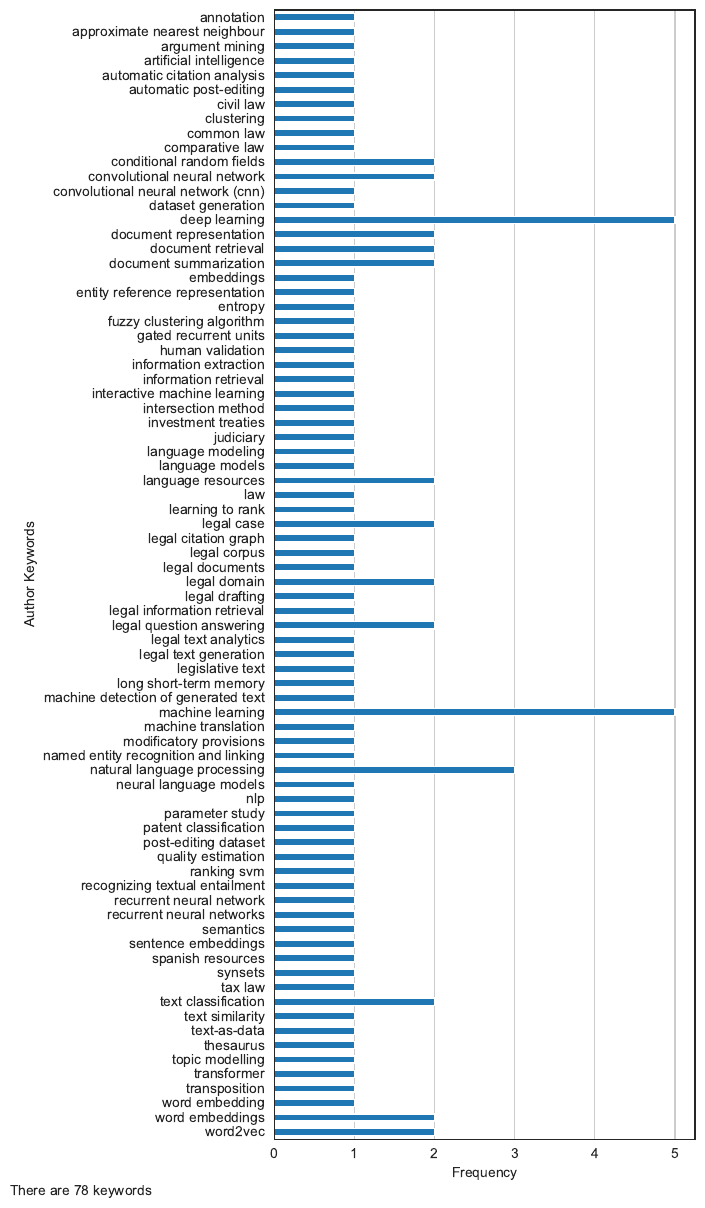

This figure's Python source:
import pandas as pd
import matplotlib.pyplot as plt
from matplotlib import rcParams
import seaborn as sns
rcParams.update({'figure.autolayout': True})
sns.set_style('white')

df = pd.read_csv('seed_set.csv')

### Author keywords' analysis

# keywords' histogram
k_hist = {}
for index, row in df[df['keywords'].notna()].iterrows():
  l = row['keywords'].lower().split(',')
  for k in l:
    k = k.strip()
    k_hist[k] = k_hist.get(k, 0) + 1

df2 = pd.DataFrame({'keyword': k_hist.keys(), 'frequency': k_hist.values()}).sort_values(by='keyword', ascending=False)
ax = df2.plot(
  kind='barh', 
  x='keyword', 
  y='frequency', 
  legend=False, 
	figsize=(7, 12))
ax.set_ylabel('Author Keywords')
ax.set_xlabel('Frequency')
ax.grid(axis='x')
plt.gcf().text(0, 0, f'There are {len(k_hist.keys())} keywords')
file_name = 'analysis/analysis_author_keywords.pdf'
plt.savefig(file_name, bbox_inches='tight')

print(f'Done! Check the {file_name} file.')
